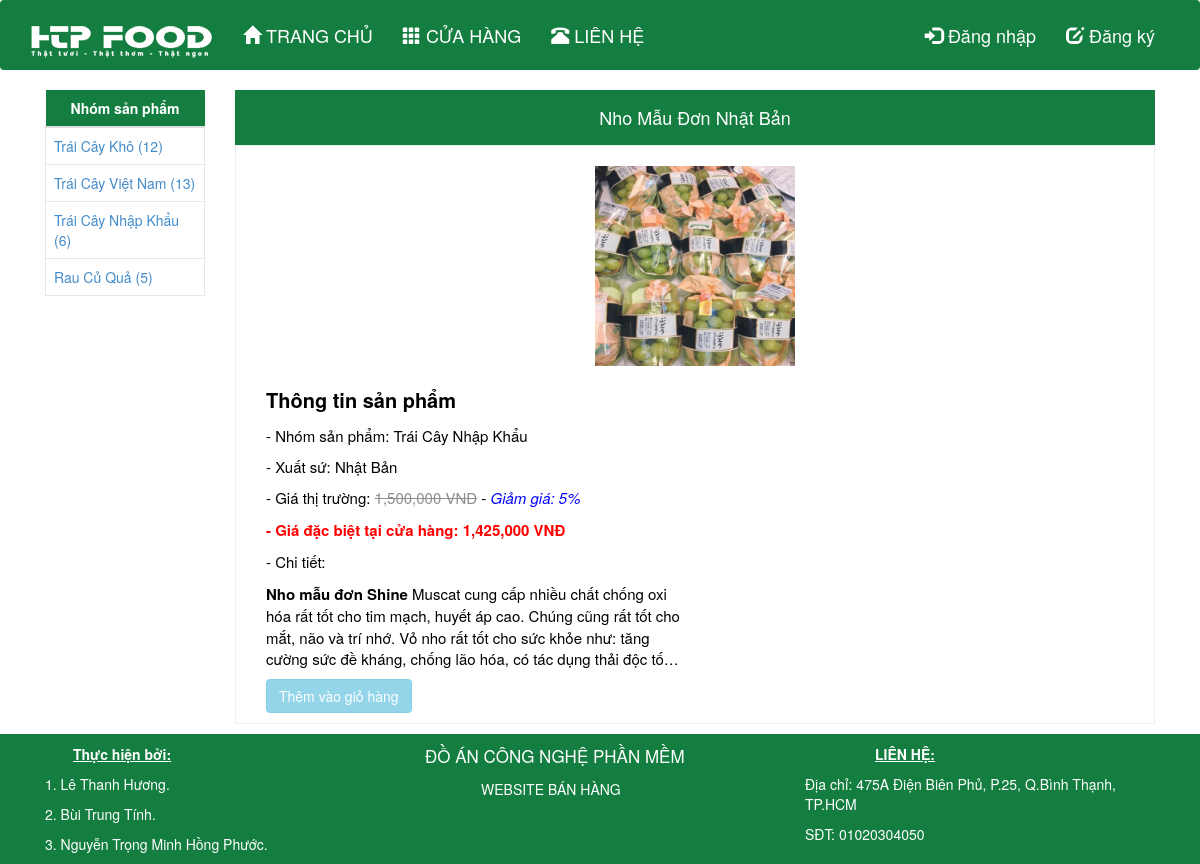
Page /?thread=viewdetail&idproduct=71 on the committed database.
### tables this page shows
CREATE TABLE IF NOT EXISTS `nhomsp` (
  `idnhomsp` int(10) NOT NULL,
  `tennhomsp` varchar(100) NOT NULL,
  `hinhnhom` varchar(100) NOT NULL
);

CREATE TABLE IF NOT EXISTS `sanpham` (
  `idsanpham` int(10) NOT NULL,
  `idnhomsp` int(10) NOT NULL,
  `tensp` varchar(100) NOT NULL,
  `nhacc` varchar(100) NOT NULL,
  `giatien` int(100) NOT NULL,
  `giamgia` int(11) NOT NULL,
  `hinh` varchar(100) NOT NULL,
  `chitiet` varchar(2000) NOT NULL
);

### dulieu/viewdetail.php (the view, shortened to what this page needs)
<?php
	$idproduct=$_GET['idproduct'];
	require_once("mysql.php");
 	$conn = new mysqli($db_host, $db_username, $db_password, $db_name);
 	mysqli_set_charset($conn, 'UTF8');
?>
<div class="container">
	<div class="main-block col-md-2">
		<table class="table table-hover">
			<thead>
				<tr><th style="text-align: center; background: #147e40; color: #fff;">Nhóm sản phẩm</th></tr>
			</thead>
			<tbody>
			<?php
				$result=$conn->query("SELECT tennhomsp,idnhomsp FROM nhomsp");
				while($row = $result->fetch_assoc())
				{
					$sql_query = @mysql_query("SELECT count(*) FROM sanpham WHERE idnhomsp='{$row['idnhomsp']}'");
					$a = @mysql_fetch_array($sql_query);
			?>
					<tr><td class="group"><a href="?thread=groupview&idgroup=<?php echo $row['idnhomsp']; ?>"> <?php echo $row['tennhomsp']." (".$a['count(*)'].")"; ?> </a></td></tr>
			<?php
				}
			?>
			</tbody>
		</table>
	</div>
	<?php
		$result1=$conn->query("SELECT * FROM sanpham s INNER JOIN nhomsp n ON s.idnhomsp=n.idnhomsp WHERE idsanpham={$idproduct}");
		while($row1 = $result1->fetch_assoc())
		{
				$sale=$row1['giatien']-($row1['giamgia']*$row1['giatien']/100);
	?>
			<div class="main-block col-md-10">
				<p class="title col-md-12"><?php echo $row1['tensp']; ?></p>
				<div class="categories-content col-md-12">
					<div class="production-imgcol-md-6">
						<img style="width:initial; max-width:100%; margin:20px 0;" src="<?php echo $row1['hinh']; ?>">
					</div>
					<div style="text-align:left;" class="production-detail col-md-6">
						<p style="font-size:20px; font-weight:bold;">Thông tin sản phẩm</p>
						<p>- Nhóm sản phẩm: <?php echo $row1['tennhomsp']; ?></p>
						<p>- Xuất sứ: <?php echo $row1['nhacc']; ?></p>
						<p>- Giá thị trường: <span class="discount"><?php echo number_format($row1['giatien'])." VNĐ"; ?></span> - <span style="color: blue;"><i>Giảm giá: <?php echo $row1['giamgia']."%"; ?></i></span></p>
						<p style="font-size: 20; color: red;"><b>- Giá đặc biệt tại cửa hàng: <?php echo number_format($sale)." VNĐ"; ?></b></p>
						<p>- Chi tiết:</p>
						<p><?php echo $row1['chitiet']; ?></p>
						<?php
							if (!isset($_SESSION['user_id']))
							{
						?>
								<p><a href="?thread=addcart&userid=<?php echo $_SESSION['user_id']; ?>&idproduct=<?php echo $row1['idsanpham']; ?>" class="btn btn-info disabled" role="button">Thêm vào giỏ hàng</a></p>
						<?php
							}
							else
							{
						?>
								<p><a href="?thread=addcart&userid=<?php echo $_SESSION['user_id']; ?>&idproduct=<?php echo $row1['idsanpham']; ?>" class="btn btn-info" role="button">Thêm vào giỏ hàng</a></p>
						<?php
							}
						?>
					</div>
				</div>
			</div>
	<?php
		}
	?>
</div>

### css/style.css (style rules this page uses)
.categories-content { text-align: center; color: black; font-size: 15px; border: 1px solid #eee; text-decoration: none; }
td { padding: 8px 8px; border: 1px solid #e7e7e7; border-image-source: none; border-image-slice: 100% 100% 100% 100%; border-image-width: 1 1 1 1; border-image-outset: 0 0 0 0; border-image-repeat: stretch stretch; border-image: none; text-align: center; }
.categories-content img { width: 100%; max-height: 200px; }
span.discount { color: #8e8d8d; text-decoration: line-through; }
.group { text-align: left; vertical-align: middle !important; }
p.title { font-size: 18px; line-height: 55px; text-align: center; background: #147e40; color: white; margin: 0; }

### rows in the picture
nhomsp: tennhomsp "Trái Cây Khô", count "12"
nhomsp: tennhomsp "Trái Cây Việt Nam", count "13"
nhomsp: tennhomsp "Trái Cây Nhập Khẩu", count "6"
nhomsp: tennhomsp "Rau Củ Quả", count "5"
sanpham: tensp "Nho Mẫu Đơn Nhật Bản", hinh (picture), idnhomsp.tennhomsp "Trái Cây Nhập Khẩu", nhacc "Nhật Bản", giatien "1,500,000", giamgia "5", sale "1,425,000", chitiet "Nho mẫu đơn Shine Muscat cung cấp nhiều chất chống oxi hóa rất tốt cho tim mạch, huyết áp cao. Chúng cũng rất tốt cho mắt, não và trí nhớ. Vỏ nho rất tốt cho sức khỏe như: tăng cường sức đề kháng, chống lão hóa, có tác dụng thải độc tố…"
